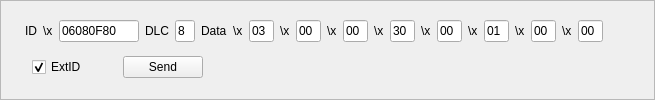
         <widget class="QFrame" name="frame_3">
          <property name="frameShape">
           <enum>QFrame::StyledPanel</enum>
          </property>
          <property name="frameShadow">
           <enum>QFrame::Raised</enum>
          </property>
          <layout class="QVBoxLayout" name="verticalLayout_4">
           <item>
            <layout class="QHBoxLayout" name="horizontalLayout_5">
             <item>
              <spacer name="horizontalSpacer_13">
               <property name="orientation">
                <enum>Qt::Horizontal</enum>
               </property>
               <property name="sizeType">
                <enum>QSizePolicy::Fixed</enum>
               </property>
               <property name="sizeHint" stdset="0">
                <size>
                 <width>13</width>
                 <height>20</height>
                </size>
               </property>
              </spacer>
             </item>
             <item>
              <widget class="QLabel" name="label_10">
               <property name="text">
                <string>ID</string>
               </property>
              </widget>
             </item>
             <item>
              <widget class="QLabel" name="label_40">
               <property name="text">
                <string>\x</string>
               </property>
              </widget>
             </item>
             <item>
              <widget class="QLineEdit" name="lE_ID_3">
               <property name="sizePolicy">
                <sizepolicy hsizetype="Fixed" vsizetype="Fixed">
                 <horstretch>0</horstretch>
                 <verstretch>0</verstretch>
                </sizepolicy>
               </property>
               <property name="maximumSize">
                <size>
                 <width>80</width>
                 <height>16777215</height>
                </size>
               </property>
               <property name="text">
                <string>06080F80</string>
               </property>
               <property name="maxLength">
                <number>8</number>
               </property>
              </widget>
             </item>
             <item>
              <widget class="QLabel" name="label_11">
               <property name="text">
                <string>DLC</string>
               </property>
              </widget>
             </item>
             <item>
              <widget class="QLineEdit" name="lE_DLC_3">
               <property name="sizePolicy">
                <sizepolicy hsizetype="Fixed" vsizetype="Fixed">
                 <horstretch>0</horstretch>
                 <verstretch>0</verstretch>
                </sizepolicy>
               </property>
               <property name="maximumSize">
                <size>
                 <width>20</width>
                 <height>16777215</height>
                </size>
               </property>
               <property name="text">
                <string>8</string>
               </property>
               <property name="maxLength">
                <number>1</number>
               </property>
              </widget>
             </item>
             <item>
              <widget class="QLabel" name="label_12">
               <property name="text">
                <string>Data</string>
               </property>
              </widget>
             </item>
             <item>
              <widget class="QLabel" name="label_41">
               <property name="text">
                <string>\x</string>
               </property>
              </widget>
             </item>
             <item>
              <widget class="QLineEdit" name="lE_D0_3">
               <property name="sizePolicy">
                <sizepolicy hsizetype="Fixed" vsizetype="Fixed">
                 <horstretch>0</horstretch>
                 <verstretch>0</verstretch>
                </sizepolicy>
               </property>
               <property name="maximumSize">
                <size>
                 <width>25</width>
                 <height>16777215</height>
                </size>
               </property>
               <property name="text">
                <string>03</string>
               </property>
               <property name="maxLength">
                <number>2</number>
               </property>
              </widget>
             </item>
             <item>
              <widget class="QLabel" name="label_42">
               <property name="text">
                <string>\x</string>
               </property>
              </widget>
             </item>
             <item>
              <widget class="QLineEdit" name="lE_D1_3">
               <property name="sizePolicy">
                <sizepolicy hsizetype="Fixed" vsizetype="Fixed">
                 <horstretch>0</horstretch>
                 <verstretch>0</verstretch>
                </sizepolicy>
               </property>
               <property name="maximumSize">
                <size>
                 <width>25</width>
                 <height>16777215</height>
                </size>
               </property>
               <property name="text">
                <string>00</string>
               </property>
               <property name="maxLength">
                <number>2</number>
               </property>
              </widget>
             </item>
             <item>
              <widget class="QLabel" name="label_124">
               <property name="text">
                <string>\x</string>
               </property>
              </widget>
             </item>
             <item>
              <widget class="QLineEdit" name="lE_D2_3">
               <property name="sizePolicy">
                <sizepolicy hsizetype="Fixed" vsizetype="Fixed">
                 <horstretch>0</horstretch>
                 <verstretch>0</verstretch>
                </sizepolicy>
               </property>
               <property name="maximumSize">
                <size>
                 <width>25</width>
                 <height>16777215</height>
                </size>
               </property>
               <property name="text">
                <string>00</string>
               </property>
               <property name="maxLength">
                <number>2</number>
               </property>
              </widget>
             </item>
             <item>
              <widget class="QLabel" name="label_125">
               <property name="text">
                <string>\x</string>
               </property>
              </widget>
             </item>
             <item>
              <widget class="QLineEdit" name="lE_D3_3">
               <property name="sizePolicy">
                <sizepolicy hsizetype="Fixed" vsizetype="Fixed">
                 <horstretch>0</horstretch>
                 <verstretch>0</verstretch>
                </sizepolicy>
               </property>
               <property name="maximumSize">
                <size>
                 <width>25</width>
                 <height>16777215</height>
                </size>
               </property>
               <property name="text">
                <string>30</string>
               </property>
               <property name="maxLength">
                <number>2</number>
               </property>
              </widget>
             </item>
             <item>
              <widget class="QLabel" name="label_126">
               <property name="text">
                <string>\x</string>
               </property>
              </widget>
             </item>
             <item>
              <widget class="QLineEdit" name="lE_D4_3">
               <property name="sizePolicy">
                <sizepolicy hsizetype="Fixed" vsizetype="Fixed">
                 <horstretch>0</horstretch>
                 <verstretch>0</verstretch>
                </sizepolicy>
               </property>
               <property name="maximumSize">
                <size>
                 <width>25</width>
                 <height>16777215</height>
                </size>
               </property>
               <property name="text">
                <string>00</string>
               </property>
               <property name="maxLength">
                <number>2</number>
               </property>
              </widget>
             </item>
             <item>
              <widget class="QLabel" name="label_127">
               <property name="text">
                <string>\x</string>
               </property>
              </widget>
             </item>
             <item>
              <widget class="QLineEdit" name="lE_D5_3">
               <property name="sizePolicy">
                <sizepolicy hsizetype="Fixed" vsizetype="Fixed">
                 <horstretch>0</horstretch>
                 <verstretch>0</verstretch>
                </sizepolicy>
               </property>
               <property name="maximumSize">
                <size>
                 <width>25</width>
                 <height>16777215</height>
                </size>
               </property>
               <property name="text">
                <string>01</string>
               </property>
               <property name="maxLength">
                <number>2</number>
               </property>
              </widget>
             </item>
             <item>
              <widget class="QLabel" name="label_128">
               <property name="text">
                <string>\x</string>
               </property>
              </widget>
             </item>
             <item>
              <widget class="QLineEdit" name="lE_D6_3">
               <property name="sizePolicy">
                <sizepolicy hsizetype="Fixed" vsizetype="Fixed">
                 <horstretch>0</horstretch>
                 <verstretch>0</verstretch>
                </sizepolicy>
               </property>
               <property name="maximumSize">
                <size>
                 <width>25</width>
                 <height>16777215</height>
                </size>
               </property>
               <property name="text">
                <string>00</string>
               </property>
               <property name="maxLength">
                <number>2</number>
               </property>
              </widget>
             </item>
             <item>
              <widget class="QLabel" name="label_129">
               <property name="text">
                <string>\x</string>
               </property>
              </widget>
             </item>
             <item>
              <widget class="QLineEdit" name="lE_D7_3">
               <property name="sizePolicy">
                <sizepolicy hsizetype="Fixed" vsizetype="Fixed">
                 <horstretch>0</horstretch>
                 <verstretch>0</verstretch>
                </sizepolicy>
               </property>
               <property name="maximumSize">
                <size>
                 <width>25</width>
                 <height>16777215</height>
                </size>
               </property>
               <property name="text">
                <string>00</string>
               </property>
               <property name="maxLength">
                <number>2</number>
               </property>
              </widget>
             </item>
             <item>
              <spacer name="horizontalSpacer_17">
               <property name="orientation">
                <enum>Qt::Horizontal</enum>
               </property>
               <property name="sizeHint" stdset="0">
                <size>
                 <width>40</width>
                 <height>20</height>
                </size>
               </property>
              </spacer>
             </item>
            </layout>
           </item>
           <item>
            <layout class="QHBoxLayout" name="horizontalLayout_6">
             <item>
              <spacer name="horizontalSpacer_18">
               <property name="orientation">
                <enum>Qt::Horizontal</enum>
               </property>
               <property name="sizeType">
                <enum>QSizePolicy::Fixed</enum>
               </property>
               <property name="sizeHint" stdset="0">
                <size>
                 <width>20</width>
                 <height>20</height>
                </size>
               </property>
              </spacer>
             </item>
             <item>
              <widget class="QCheckBox" name="chB_extID_3">
               <property name="text">
                <string>ExtID</string>
               </property>
               <property name="checked">
                <bool>true</bool>
               </property>
              </widget>
             </item>
             <item>
              <spacer name="horizontalSpacer_19">
               <property name="orientation">
                <enum>Qt::Horizontal</enum>
               </property>
               <property name="sizeType">
                <enum>QSizePolicy::Fixed</enum>
               </property>
               <property name="sizeHint" stdset="0">
                <size>
                 <width>30</width>
                 <height>20</height>
                </size>
               </property>
              </spacer>
             </item>
             <item>
              <widget class="QPushButton" name="pB_send_3">
               <property name="text">
                <string>Send</string>
               </property>
              </widget>
             </item>
             <item>
              <spacer name="horizontalSpacer_20">
               <property name="orientation">
                <enum>Qt::Horizontal</enum>
               </property>
               <property name="sizeHint" stdset="0">
                <size>
                 <width>40</width>
                 <height>20</height>
                </size>
               </property>
              </spacer>
             </item>
            </layout>
           </item>
          </layout>
         </widget>
